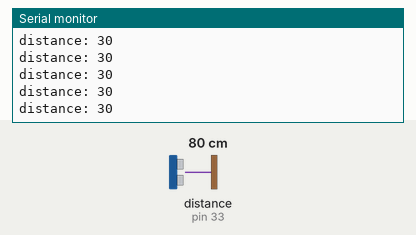
Simulated run of this sketch. Board: Arduino Mega 2560, built with avr-gcc and run on an emulated ATmega2560. Parts: the last lines printed to the serial monitor. Wiring (inferred from the names in the program): ultrasonic range finder: trigger pin 31; echo pin 33. The test bench sets the inputs (shaded band); at power-on: distance to the obstacle (sensor on pin 33) 80 cm. The echo pulse lasts 58.3 µs per cm.

Above: at 1.2 s.
1.3 s: distance to the obstacle (sensor on pin 33) set to 2 cm
At 1.53 s:
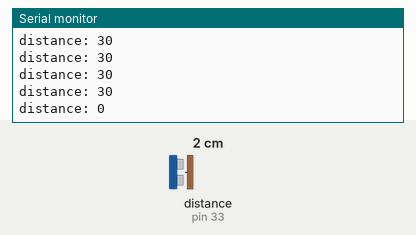
2.8 s: distance to the obstacle (sensor on pin 33) set to 4 cm
At 2.89 s:
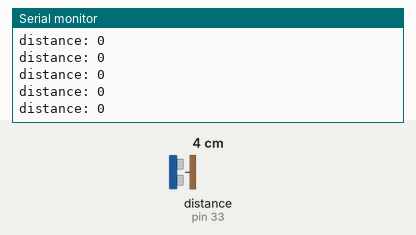
Timing chart, 0 to 5.8 s (numbered marks = the images above; inputs shaded):
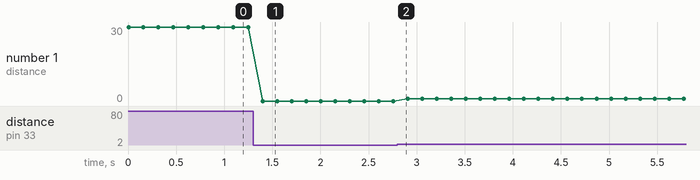

The sketch:

Ultrasonic_sensor.ino
```cpp
#include "DHT.h"

int trig = 31;
int echo = 33;
int distanceCm;
int distanceIn;
long duration;

void setup()
{
  pinMode(trig,OUTPUT);
  pinMode(echo,INPUT);
  Serial.begin(115200);

}

void loop() {
digitalWrite(trig,LOW);
  delayMicroseconds(5);
  digitalWrite(trig,HIGH);
  delayMicroseconds(10);
  digitalWrite(trig,LOW);
  duration = pulseIn(echo,HIGH);
  //distanceCm = duration * .034/2;
  distanceIn = duration * .0133/2;
  Serial.print("distance: ");
  Serial.println(distanceIn);
  delay(150);

}
```

Measured:
- after the input at 1.3 s, the serial monitor: prints a new line after 0.10 s (image 1)
- plotted number 1: 30 → 0 after the input at 1.3 s, 0 → 1 after the input at 2.8 s
